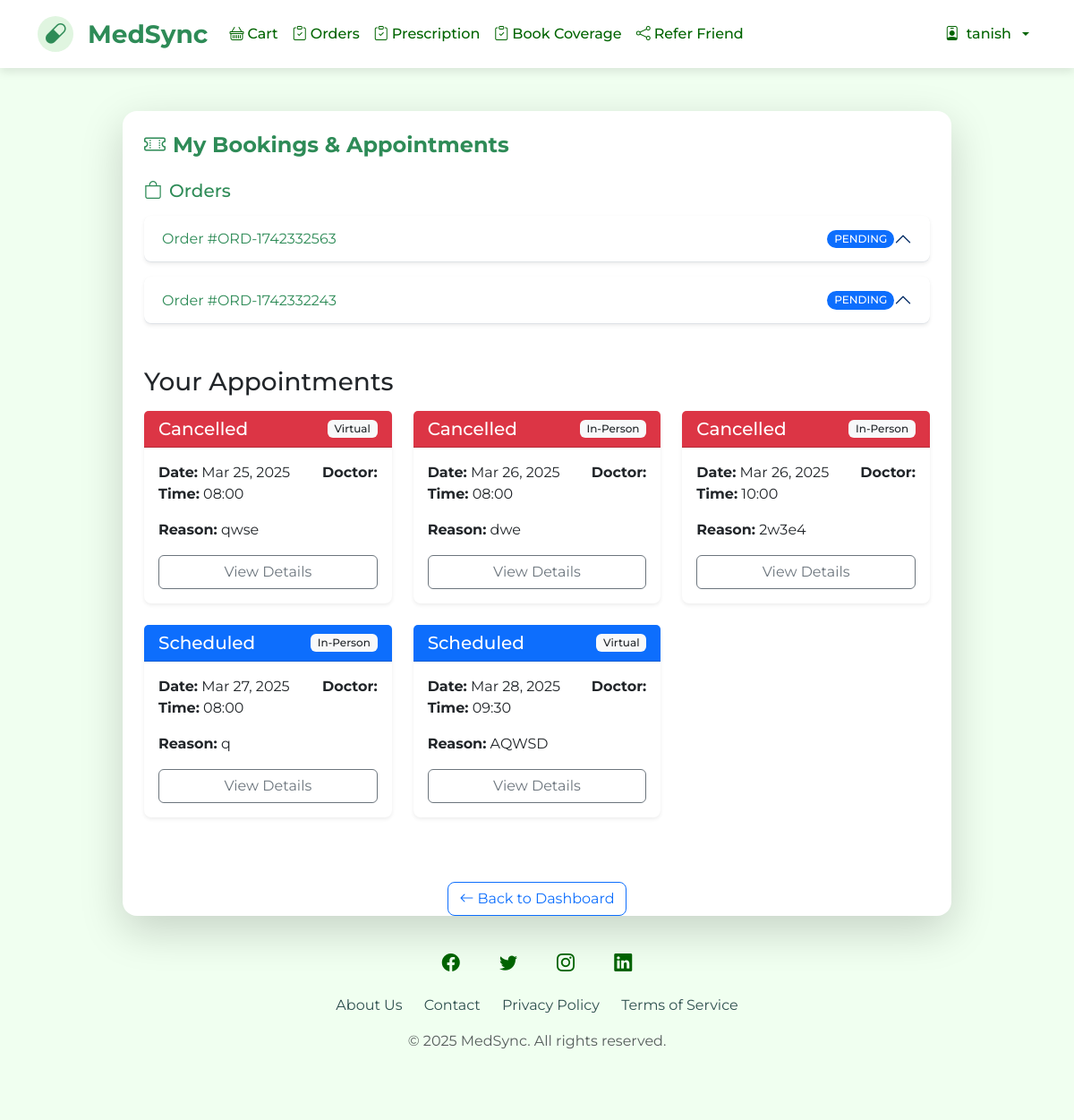
Page /orders/ (signed in) on the committed database.
### main/models.py (models this page shows, shortened)
class Order(models.Model):
    user = models.ForeignKey(User, on_delete=models.CASCADE)
    order_number = models.CharField(max_length=50, unique=True)  # Add this line
    payment_method = models.CharField(max_length=50)
    subtotal = models.DecimalField(max_digits=10, decimal_places=2)
    platform_fee = models.DecimalField(max_digits=10, decimal_places=2)
    total_amount = models.DecimalField(max_digits=10, decimal_places=2)
    status = models.CharField(max_length=20)
    created_at = models.DateTimeField(auto_now_add=True)

class Appointment(models.Model):
    STATUS_CHOICES = (
        ('SCHEDULED', 'Scheduled'),
        ('CONFIRMED', 'Confirmed'),
        ('COMPLETED', 'Completed'),
        ('CANCELLED', 'Cancelled'),
        ('MISSED', 'Missed'),
    )
    TYPE_CHOICES = (
        ('in_person', 'In-Person'),
        ('virtual', 'Virtual'),
    )
    patient = models.ForeignKey(User, on_delete=models.CASCADE, related_name='appointments')
    doctor = models.ForeignKey(Doctor, on_delete=models.CASCADE, related_name='appointments')
    appointment_date = models.DateField()
    appointment_time = models.CharField(max_length=5)  # Format: "HH:MM"
    reason = models.TextField(blank=True)
    status = models.CharField(max_length=20, choices=STATUS_CHOICES, default='SCHEDULED')
    consultation_type = models.CharField(max_length=20, choices=TYPE_CHOICES, default='in_person')
    meeting_link = models.URLField(blank=True, null=True)  # For virtual appointments
    notes = models.TextField(blank=True)
    created_at = models.DateTimeField(auto_now_add=True)
    updated_at = models.DateTimeField(auto_now=True)
    class Meta:
        ordering = ['appointment_date', 'appointment_time']
        unique_together = ['doctor', 'appointment_date', 'appointment_time']
    def is_upcoming(self):
        appointment_datetime = timezone.make_aware(
            timezone.datetime.combine(
                self.appointment_date,
                timezone.datetime.strptime(self.appointment_time, '%H:%M').time()
            )
        )
        return appointment_datetime > timezone.now()

### main/views.py (the view)
# urls.py: path('orders/', order_list, name='order_list'),
@login_required
def order_list(request):
    appointments = Appointment.objects.filter(patient=request.user)
    orders = Order.objects.filter(user=request.user).order_by('-created_at')
    return render(request, 'orders.html', {'orders': orders,'appointments': appointments})

### main/models.py (called while the page is built)
    def get_total(self):
        return self.price * self.quantity

### main/templates/orders.html (shortened to what this page needs)
{% extends "base.html" %}
{% block start %}
{% load static %}
<div class="container mt-5 mb-5">
    <div class="row justify-content-center">
        <div class="col-md-10">
            <div class="card shadow-lg border-0 rounded-4">
                <div class="card-body p-4">
                    <h4 class="fw-bold mb-4" style="color: var(--primary-color);">
                        <i class="bi bi-ticket-perforated me-2"></i>My Bookings & Appointments
                    </h4>
                    <div class="mb-5">
                        <h5 class="mb-3" style="color: var(--primary-color);">
                            <i class="bi bi-bag me-2"></i>Orders
                        </h5>
                        {% if orders %}
                            <div class="accordion" id="ordersAccordion">
                                {% for order in orders %}
                                <div class="accordion-item border-0 shadow-sm mb-3 rounded-3">
                                    <h2 class="accordion-header" id="heading-order-{{ order.id }}">
                                        <button class="accordion-button rounded-3" type="button" data-bs-toggle="collapse" data-bs-target="#collapse-order-{{ order.id }}" aria-expanded="false" aria-controls="collapse-order-{{ order.id }}">
                                            <div class="d-flex justify-content-between align-items-center w-100">
                                                <span>Order #{{ order.order_number }}</span>
                                                <span class="badge bg-primary rounded-pill">{{ order.status }}</span>
                                            </div>
                                        </button>
                                    </h2>
                                </div>
                                {% endfor %}
                            </div>
                        {% else %}
                            <div class="alert alert-info rounded-3" role="alert">
                                <i class="bi bi-info-circle me-2"></i>You don't have any orders yet.
                            </div>
                        {% endif %}
                    </div>
                    <h3 class="mb-3">Your Appointments</h3>
    <div class="row">
        {% for appointment in appointments %}
        <div class="col-md-6 col-lg-4 mb-4">
            <div class="card h-100 border-0 rounded-3 shadow-sm hover-shadow-lg transition-shadow">
                <div class="card-header bg-{% if appointment.status == 'CONFIRMED' %}info{% elif appointment.status == 'COMPLETED' %}success{% elif appointment.status == 'CANCELLED' %}danger{% elif appointment.status == 'MISSED' %}warning{% else %}primary{% endif %}">
                    <div class="d-flex justify-content-between align-items-center">
                        <h5 class="mb-0 text-white">{{ appointment.get_status_display }}</h5>
                        <span class="badge bg-light text-dark">{{ appointment.get_consultation_type_display }}</span>
                    </div>
                </div>
                <div class="card-body d-flex flex-column">
                    <div class="d-flex justify-content-between mb-3">
                        <div>
                            <p class="mb-0"><strong>Date:</strong> {{ appointment.appointment_date|date:"M d, Y" }}</p>
                            <p class="mb-0"><strong>Time:</strong> {{ appointment.appointment_time }}</p>
                        </div>
                        <div class="text-end">
                            <p class="mb-0"><strong>Doctor:</strong> {{ appointment.doctor.get_full_name }}</p>
                        </div>
                    </div>
                    <p class="card-text flex-grow-1">
                        <strong>Reason:</strong> {{ appointment.reason|truncatewords:20 }}
                    </p>
                    <div class="mt-auto">
                        <div class="d-flex gap-2">
                            {% if appointment.is_upcoming %}
                                {% if appointment.status != 'CANCELLED' %}
                                <a href="{% url 'cancel_appointment' appointment.id %}" class="btn btn-outline-danger flex-grow-1" onclick="return confirm('Are you sure you want to cancel this appointment?');">Cancel</a>
                                {% endif %}
                                {% if appointment.consultation_type == 'virtual' and appointment.meeting_link %}
                                <a href="{{ appointment.meeting_link }}" class="btn btn-primary flex-grow-1" target="_blank">Join Meeting</a>
                                {% endif %}
                                <a href="{% url 'edit_appointment' appointment.id %}" class="btn btn-outline-secondary flex-grow-1">Edit</a>
                            {% else %}
                                <a href="{% url 'appointment_details' appointment.id %}" class="btn btn-outline-secondary w-100">View Details</a>
                            {% endif %}
                        </div>
                    </div>
                </div>
            </div>
        </div>
        {% empty %}
        <div class="col-12">
            <div class="alert alert-info">
                No appointments yet. Click "Create Appointment" to schedule one!
            </div>
        </div>
        {% endfor %}
    </div>
</div>
            <div class="text-center mt-4">
                <a href="{% url 'main' %}" class="btn btn-outline-primary rounded-3">
                    <i class="bi bi-arrow-left me-1"></i>Back to Dashboard
                </a>
            </div>
        </div>
    </div>
</div>
{% endblock %}

### main/templates/base.html (shortened to what this page needs)
<!DOCTYPE html>
<html lang="en">
<head>
    <link href="https://cdn.jsdelivr.net/npm/bootstrap@5.3.0/dist/css/bootstrap.min.css" rel="stylesheet">
    <link rel="stylesheet" href="https://cdn.jsdelivr.net/npm/bootstrap-icons@1.11.2/font/bootstrap-icons.css">
</head>
<body>
    <nav class="navbar navbar-expand-lg">
        <div class="container">
            <a class="navbar-brand" href="/main">
                <span class="logo-container">
                    <i class="bi bi-capsule"></i>
                </span>
                MedSync
            </a>
            <div class="collapse navbar-collapse" id="navbarNav">
                <ul class="navbar-nav me-auto">
                    {% if request.user.is_authenticated %}
                    <li class="nav-item">
                        <a class="nav-link" href="/cart/" data-count="0">
                            <i class="bi bi-basket me-1"></i>Cart
                        </a>
                    </li>
                    <li class="nav-item">
                        <a class="nav-link" href="{% url 'order_list' %}">
                            <i class="bi bi-clipboard-check me-1"></i>Orders
                        </a>
                    </li>
                    <li class="nav-item">
                        <a class="nav-link" href="/ocr/upload-prescription/">
                            <i class="bi bi-clipboard-check me-1"></i>Prescription
                        </a>
                    </li>
                    <li class="nav-item">
                        <a class="nav-link" href="/insurance/">
                            <i class="bi bi-clipboard-check me-1"></i>Book Coverage
                        </a>
                    </li>
                    <li class="nav-item">
                        <a class="nav-link" href="#" id="referralBtn">
                            <i class="bi bi-share me-1"></i>Refer Friend
                        </a>
                    </li>
                    {% endif %}
                </ul>
                <ul class="navbar-nav align-items-center">
                    {% if request.user.is_authenticated %}
                    <li class="nav-item dropdown">
                        <a class="nav-link dropdown-toggle d-flex align-items-center gap-2" href="#" role="button"
                           data-bs-toggle="dropdown" aria-expanded="false">
                            <i class="bi bi-person-badge"></i>
                            <span>{{ request.user.username }}</span>
                        </a>
                    </li>
                    {% endif %}
                </ul>
            </div>
        </div>
    </nav>
        {% block start %}{% endblock %}
    <footer>
        <div class="container">
            <div class="social-links mb-3">
                <a href="#"><i class="bi bi-facebook"></i></a>
                <a href="#"><i class="bi bi-twitter"></i></a>
                <a href="#"><i class="bi bi-instagram"></i></a>
                <a href="#"><i class="bi bi-linkedin"></i></a>
            </div>
            <div class="footer-links mb-3">
                <a href="#">About Us</a>
                <a href="#">Contact</a>
                <a href="#">Privacy Policy</a>
                <a href="#">Terms of Service</a>
            </div>
            <p class="mt-2 text-muted">&copy; 2025 MedSync. All rights reserved.</p>
        </div>
    </footer>
</body>
</html>

### main/templates/base.html (style rules this page uses)
:root { --primary-color: #2E8B57; --secondary-color: #3CB371; --accent-color: #66CDAA; --light-bg: #F0FFF0; --text-color: #006400; --muted-text: #2F4F4F; --light-accent: #E0F5E0; --border-color: #AADBAA; }
body { font-family: 'Montserrat', sans-serif; background-color: var(--light-bg); color: var(--text-color); min-height: 100vh; display: flex; flex-direction: column; }
.navbar { background: white; box-shadow: 0 4px 10px rgba(0, 0, 0, 0.1); padding: 0.75rem 0; position: sticky; top: 0; z-index: 1000; }
.navbar-brand { font-weight: 700; font-size: 1.75rem; color: var(--primary-color); display: flex; align-items: center; gap: 0.5rem; }
.navbar-brand i { font-size: 1.5rem; color: var(--primary-color); }
.nav-link { font-weight: 500; color: var(--text-color) !important; transition: all 0.3s ease; padding: 0.5rem 1rem; border-radius: 4px; }
footer { background-color: white; padding: 2rem 0; margin-top: auto; text-align: center; background-color: #F0FFF0; }
.footer-links a { color: var(--muted-text); text-decoration: none; transition: color 0.3s ease; margin: 0 10px; }
.social-links a { color: var(--text-color); font-size: 1.25rem; margin: 0 10px; transition: all 0.3s; display: inline-block; width: 40px; height: 40px; line-height: 40px; border-radius: 50%; }
.logo-container { display: inline-flex; align-items: center; justify-content: center; width: 40px; height: 40px; background-color: var(--light-accent); border-radius: 50%; margin-right: 8px; }

### main/templates/orders.html (style rules this page uses)
.accordion-button:not(.collapsed) { background-color: rgba(var(--primary-color-rgb), 0.1); color: var(--primary-color); }
.badge { font-weight: 500; padding: 0.35em 0.65em; }

### rows in the picture
Order: order_number "ORD-1742332563", status "PENDING"
Order: order_number "ORD-1742332243", status "PENDING"
Appointment: status "Cancelled", consultation_type "Virtual", appointment_date "Mar 25, 2025", appointment_time "08:00", reason "qwse", shows "View Details"
Appointment: status "Cancelled", consultation_type "In-Person", appointment_date "Mar 26, 2025", appointment_time "08:00", reason "dwe", shows "View Details"
Appointment: status "Cancelled", consultation_type "In-Person", appointment_date "Mar 26, 2025", appointment_time "10:00", reason "2w3e4", shows "View Details"
Appointment: status "Scheduled", consultation_type "In-Person", appointment_date "Mar 27, 2025", appointment_time "08:00", reason "q", shows "View Details"
Appointment: status "Scheduled", consultation_type "Virtual", appointment_date "Mar 28, 2025", appointment_time "09:30", reason "AQWSD", shows "View Details"

### other values in the picture
{{ request.user.username }} "tanish"
